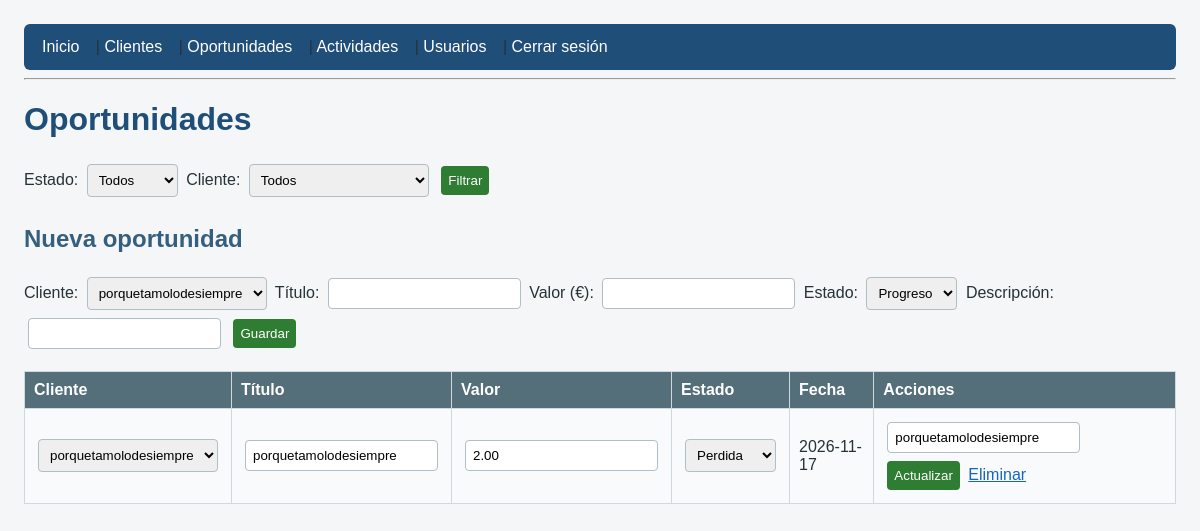
Page /index.php?ruta=oportunidades (signed in) on the committed database.
### tables this page shows
CREATE TABLE `oportunidades` (
  `id_oportunidad` int(11) NOT NULL,
  `id_cliente` int(11) NOT NULL,
  `titulo` varchar(150) NOT NULL,
  `descripcion` text NOT NULL,
  `valor_estimado` decimal(12,2) NOT NULL DEFAULT 0.00,
  `estado` enum('progreso','ganada','perdida') NOT NULL DEFAULT 'progreso',
  `fecha_creacion` date NOT NULL,
  `usuario_responsable` int(11) NOT NULL
);

CREATE TABLE `clientes` (
  `id_cliente` int(11) NOT NULL,
  `nombre_completo` varchar(150) NOT NULL,
  `email` varchar(150) NOT NULL,
  `tlf` varchar(30) NOT NULL,
  `empresa` varchar(150) NOT NULL,
  `fecha_registro` date NOT NULL,
  `usuario_responsable` int(11) NOT NULL
);

### Controlador/oportunidadesControlador.php (called while the page is built, shortened)
<?php
class OportunidadesControlador {
    public function listar() {
        $admin = $_SESSION['rol'] == 'admin';
        $estadoFiltro = $_GET['estado'] ?? '';
        $clienteFiltro = $_GET['cliente'] ?? '';
        $oportunidades = Oportunidad::todos($_SESSION['id_usuario'], $admin, $estadoFiltro, $clienteFiltro);
        $clientes = Cliente::todos($_SESSION['id_usuario'], $admin);
        require __DIR__ . '/../Vista/oportunidades.php';
    }
}

### Modelo/cliente.php (called while the page is built, shortened)
<?php
require_once __DIR__ . '/conexion.php';
class Cliente {
public static function todos($usuarioId, $esAdmin, $busqueda = '') {
    global $conexion;
    $texto = '%' . $busqueda . '%';
    $sql = "SELECT c.*, CONCAT(u.nombre, ' ', u.apellidos) responsable FROM clientes c JOIN usuarios u ON u.id_usuario=c.usuario_responsable WHERE (c.nombre_completo LIKE '$texto' OR c.empresa LIKE '$texto')";
    $sql .= " ORDER BY c.id_cliente DESC";
    return $conexion->query($sql)->fetch_all(MYSQLI_ASSOC);
}
}

### Modelo/oportunidad.php (called while the page is built, shortened)
<?php
require_once __DIR__ . '/conexion.php';
class Oportunidad {
public static function todos($usuarioId, $esAdmin, $estado = '', $cliente = '') {
    global $conexion;
    $sql = "SELECT o.*, c.nombre_completo cliente FROM oportunidades o JOIN clientes c ON c.id_cliente=o.id_cliente WHERE 1=1";
    $sql .= " ORDER BY o.id_oportunidad DESC";
    return $conexion->query($sql)->fetch_all(MYSQLI_ASSOC);
}
}

### Vista/oportunidades.php (the view, shortened to what this page needs)
<!DOCTYPE html>
<html>
<head>
    <link rel="stylesheet" href="Vista/estilos.css">
</head>
<body>
    <nav>
        <a href="index.php?ruta=dashboard">Inicio</a> |
        <a href="index.php?ruta=clientes">Clientes</a> |
        <a href="index.php?ruta=oportunidades">Oportunidades</a> |
        <a href="index.php?ruta=actividades">Actividades</a>
        <?php if ($_SESSION['rol'] == 'admin') { ?> |
            <a href="index.php?ruta=usuarios">Usuarios</a>
        <?php } ?> |
        <a href="index.php?ruta=logout">Cerrar sesión</a>
    </nav>
    <hr>
    <h1>Oportunidades</h1>
    <form method="get">
        Estado:
        <select name="estado">
            <option value="" <?= $estadoFiltro === '' ? 'selected' : '' ?>>Todos</option>
        </select>
        Cliente:
        <select name="cliente">
            <option value="" <?= $clienteFiltro === '' ? 'selected' : '' ?>>Todos</option>
        </select>
        <input type="submit" value="Filtrar">
    </form>
    <h2>Nueva oportunidad</h2>
    <form method="post" action="index.php?ruta=oportunidad-guardar">
        Cliente:
        <select name="id_cliente" required>
            <?php foreach ($clientes as $cliente) { ?>
                <option value="<?= $cliente['id_cliente'] ?>">
                    <?= $cliente['nombre_completo'] ?>
                </option>
            <?php } ?>
        </select>
        Título: <input type="text" name="titulo" required>
        Valor (€): <input type="number" step="0.01" name="valor_estimado" required>
        Estado:
        <select name="estado">
            <option value="progreso">Progreso</option>
        </select>
        Descripción: <input type="text" name="descripcion" required>
        <input type="submit" value="Guardar">
    </form>
    <table border="1">
        <tr>
            <th>Cliente</th>
            <th>Título</th>
            <th>Valor</th>
            <th>Estado</th>
            <th>Fecha</th>
            <th>Acciones</th>
        </tr>
        <?php foreach ($oportunidades as $oportunidad) { ?>
            <tr>
                    <td>
                        <select form="oportunidad-<?= $oportunidad['id_oportunidad'] ?>" name="id_cliente">
                            <?php foreach ($clientes as $cliente) { ?>
                                <option value="<?= $cliente['id_cliente'] ?>"
                                    <?= $cliente['id_cliente'] == $oportunidad['id_cliente'] ? 'selected' : '' ?>>
                                    <?= $cliente['nombre_completo'] ?>
                                </option>
                            <?php } ?>
                        </select>
                    </td>
                    <td>
                        <input form="oportunidad-<?= $oportunidad['id_oportunidad'] ?>" type="text" name="titulo"
                               value="<?= $oportunidad['titulo'] ?>">
                    </td>
                    <td>
                        <input form="oportunidad-<?= $oportunidad['id_oportunidad'] ?>" type="number" step="0.01" name="valor_estimado"
                               value="<?= $oportunidad['valor_estimado'] ?>">
                    </td>
                    <td>
                        <select form="oportunidad-<?= $oportunidad['id_oportunidad'] ?>" name="estado">
                            <option value="perdida"
                                <?= $oportunidad['estado'] === 'perdida' ? 'selected' : '' ?>>
                                Perdida
                            </option>
                        </select>
                    </td>
                    <td><?= $oportunidad['fecha_creacion'] ?></td>
                    <td>
                        <input form="oportunidad-<?= $oportunidad['id_oportunidad'] ?>" type="text" name="descripcion"
                               value="<?= $oportunidad['descripcion'] ?>">
                        <input form="oportunidad-<?= $oportunidad['id_oportunidad'] ?>" type="submit" value="Actualizar">
                        <a href="index.php?ruta=oportunidad-eliminar&id=<?= $oportunidad['id_oportunidad'] ?>">
                            Eliminar
                        </a>
                    </td>
            </tr>
        <?php } ?>
    </table>
</body>
</html>

### Vista/estilos.css (style rules this page uses)
* { box-sizing: border-box; }
body { margin: 0; padding: 24px; background: #f4f6f8; color: #263238; font-family: Arial, sans-serif; }
nav { padding: 14px 18px; background: #1f4e79; border-radius: 6px; }
nav a { color: white; text-decoration: none; margin-right: 12px; }
h1 { color: #1f4e79; }
h2 { color: #365f7d; margin-top: 24px; }
form { margin: 12px 0; }
input, select { margin: 4px; padding: 7px; border: 1px solid #b0bec5; border-radius: 4px; }
input[type="submit"] { color: white; background: #2e7d32; border: 0; cursor: pointer; }
table { width: 100%; margin-top: 18px; border-collapse: collapse; background: white; }
th, td { padding: 9px; border: 1px solid #cfd8dc; text-align: left; }
th { color: white; background: #546e7a; }
tr:nth-child(even) { background: #f8fafb; }
a { color: #1565c0; }
body > h1, body > form, body > table, body > ul, body > p { max-width: 1200px; }

### rows in the picture
oportunidades: id_cliente "porquetamolodesiempre", titulo "porquetamolodesiempre", valor_estimado "2.00", estado "Perdida", fecha_creacion "2026-11-17", descripcion "porquetamolodesiempre"

### other values in the picture
form field id_cliente "porquetamolodesiempre"
